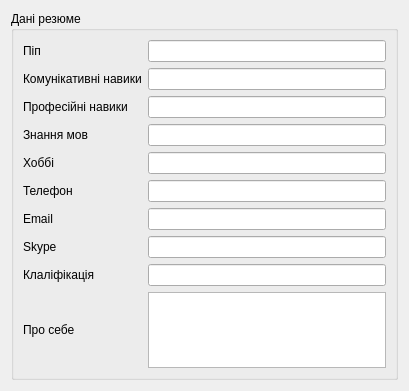
<?xml version="1.0" encoding="UTF-8"?>
<ui version="4.0">
 <class>ResumeReadWindow</class>
 <widget class="QDialog" name="ResumeReadWindow">
  <property name="geometry">
   <rect>
    <x>0</x>
    <y>0</y>
    <width>409</width>
    <height>391</height>
   </rect>
  </property>
  <property name="windowTitle">
   <string>Dialog</string>
  </property>
  <layout class="QGridLayout" name="gridLayout_2">
   <item row="0" column="0" colspan="2">
    <widget class="QGroupBox" name="groupBox">
     <property name="title">
      <string>Дані резюме</string>
     </property>
     <layout class="QGridLayout" name="gridLayout">
      <item row="11" column="0">
       <widget class="QLabel" name="l_company">
        <property name="text">
         <string>Клаліфікація</string>
        </property>
       </widget>
      </item>
      <item row="5" column="0">
       <widget class="QLabel" name="l_city">
        <property name="text">
         <string>Хоббі</string>
        </property>
       </widget>
      </item>
      <item row="5" column="2">
       <widget class="QLineEdit" name="le_hobbies"/>
      </item>
      <item row="2" column="0">
       <widget class="QLabel" name="l_salary">
        <property name="text">
         <string>Комунікативні навики</string>
        </property>
       </widget>
      </item>
      <item row="13" column="2">
       <widget class="QTextEdit" name="te_about_myself">
        <property name="minimumSize">
         <size>
          <width>48</width>
          <height>0</height>
         </size>
        </property>
       </widget>
      </item>
      <item row="7" column="0">
       <widget class="QLabel" name="l_email">
        <property name="text">
         <string>Email</string>
        </property>
       </widget>
      </item>
      <item row="3" column="0">
       <widget class="QLabel" name="l_education">
        <property name="text">
         <string>Професійні навики</string>
        </property>
       </widget>
      </item>
      <item row="0" column="2">
       <widget class="QLineEdit" name="le_pip"/>
      </item>
      <item row="4" column="2">
       <widget class="QLineEdit" name="le_language"/>
      </item>
      <item row="2" column="2">
       <widget class="QLineEdit" name="le_soft_skills"/>
      </item>
      <item row="4" column="0">
       <widget class="QLabel" name="l_experience">
        <property name="text">
         <string>Знання мов</string>
        </property>
       </widget>
      </item>
      <item row="13" column="0">
       <widget class="QLabel" name="l_description">
        <property name="text">
         <string>Про себе</string>
        </property>
       </widget>
      </item>
      <item row="6" column="0">
       <widget class="QLabel" name="l_phone">
        <property name="text">
         <string>Телефон</string>
        </property>
       </widget>
      </item>
      <item row="8" column="0">
       <widget class="QLabel" name="l_location">
        <property name="text">
         <string>Skype</string>
        </property>
       </widget>
      </item>
      <item row="0" column="0">
       <widget class="QLabel" name="l_title">
        <property name="text">
         <string>Піп</string>
        </property>
       </widget>
      </item>
      <item row="3" column="2">
       <widget class="QLineEdit" name="le_hard_skills"/>
      </item>
      <item row="6" column="2">
       <widget class="QLineEdit" name="le_phone"/>
      </item>
      <item row="7" column="2">
       <widget class="QLineEdit" name="le_email"/>
      </item>
      <item row="8" column="2">
       <widget class="QLineEdit" name="le_skype"/>
      </item>
      <item row="11" column="2">
       <widget class="QLineEdit" name="le_qualification"/>
      </item>
     </layout>
    </widget>
   </item>
  </layout>
 </widget>
 <resources/>
 <connections/>
</ui>
